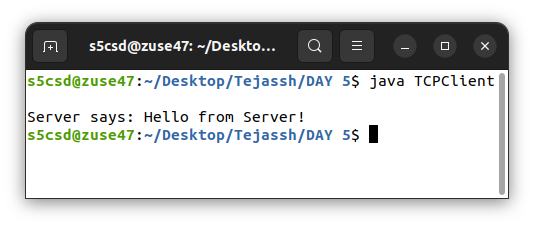
#> input picture TCP UDP Socket/TCPClient.png, 534 x 227 px, found by its file name
$ python -i build_codebook.py   (imports and definitions only)
#> lines starting #> are read from the running program, lines starting #| are printed output that depends on the picture
#!/usr/bin/env python3
"""Build the lab codebook from Java sources, PNG outputs and Familiarisation.docx.
Run: .venv/bin/python tools/build_codebook.py
The only new experiment source is Day 1/network_setup.sh. Familiarization
pages 9–11 contain study material and results, without screenshot placeholders.
"""
from __future__ import annotations

from io import BytesIO
from math import ceil
from pathlib import Path
import subprocess
from zipfile import ZipFile

from docx import Document
from docx.enum.section import WD_SECTION_START
from docx.enum.table import WD_CELL_VERTICAL_ALIGNMENT, WD_TABLE_ALIGNMENT
from docx.enum.text import WD_ALIGN_PARAGRAPH
from docx.oxml import OxmlElement
from docx.oxml.ns import qn
from docx.shared import Inches, Pt, RGBColor
from PIL import Image, ImageDraw, ImageFont

ROOT = Path(__file__).resolve().parent.parent
DEST = ROOT / 'Computer_Networks_Lab_Codebook.docx'
# [1 line that did not run here, left out]
# [1 line that did not run here, left out]
DATES = ['18/07/2026', '18/07/2026', '15/07/2026', '05/08/2026',
         '19/08/2026', '02/09/2026', '09/09/2026', '09/09/2026',
         '01/07/2026', '08/07/2026', '01/07/2026']
TITLES = [
    'Familiarization: Linux networking and automatic network configuration',
    'Client–server communication using TCP socket programming',
    'Client–server communication using UDP socket programming',
    'ARQ flow control: Stop-and-Wait, Go-Back-N and Selective Repeat',
    'Implementation and simulation of Distance Vector Routing',
    'Implementation and simulation of the Leaky Bucket algorithm',
    'Implementation of Simple Mail Transfer Protocol (SMTP)',
    'Implementation of File Transfer Protocol (FTP)',
    'Introduction to the Wireshark tool',
    'Familiarization with the NS2 simulator',
    'Study of Packet Tracer',
]
AIMS = [
    'Inspect Linux network configuration and automate IPv4 address, default gateway, connectivity test and routing capture.',
    'Exchange data between a TCP server and client, then explore chat and remote-calculator variants.',
    'Exchange a datagram and a response using UDP sockets.',
    'Observe retransmission after frame loss using three ARQ simulations.',
    'Calculate routing costs and next hops from an input cost matrix.',
    'Simulate a finite-capacity bucket with a fixed output rate and overflow queued for resend.',
    'Exchange SMTP-style greetings, envelope, message data and termination over a local socket.',
    'Transfer a text file from a client to a server over a local TCP connection.',
    'Learn to capture, filter and inspect network traffic with Wireshark.',
    'Understand topology creation, Tcl scenarios, trace files and NAM in NS2.',
    'Learn to assemble, configure and test a small virtual network in Packet Tracer.',
]
# A maximum of 49 source lines per code page leaves comfortable room for the
# title/aim/running note and avoids dependence on a particular Word renderer.
MAX_LINES = 49


# [15 lines left out: functions parts, filepages, not called in this run]


def outputs(day, groups):
    return [{'day': day, 'kind': 'images', 'items': group} for group in groups]


PAGES = [{'day': 1, 'kind': 'linux'}]
# [28 lines not run here, left out]
# [2 lines that did not run here, left out]


# [11 lines that did not run here, left out]


# [12 lines that did not run here, left out]


def label(doc, text, before=8):
    return para(doc, text, 10, True, after=4, before=before, align=WD_ALIGN_PARAGRAPH.LEFT,
                line=1)


# [72 lines left out: functions horizontal_rule, page_heading, add_code, terminal_image, not called in this run]


def photo_stream(path):
    # These are crops of the repository's original screenshots, not regenerated outputs.
#> called with path = '../TCP UDP Socket/TCPClient.png'
    im = Image.open(ROOT / path).convert('RGB')
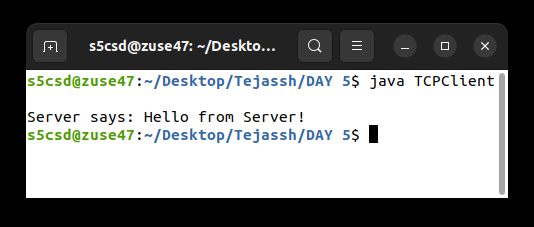
#> im: PIL image 534x227 RGB; mean R, G, B 131.5, 132.7, 132.5
    name = Path(path).name
    if im.width >= 750 and im.height >= 500:
        bottom = 360 if 'SMTPServer' in name else 290
        if name.startswith('LeakyBucket'): bottom = im.height
        im = im.crop((0, 0, im.width, min(bottom, im.height)))
    if path == 'DVR/day6.png':
        im = im.crop((0, 0, im.width, 822))
    stream = BytesIO()
    im.save(stream, 'PNG', optimize=True)
    stream.seek(0)
    return stream, im.size


# [60 lines left out: functions picture, images_page, linux_page, dryrun_page, not called in this run]


FAMILIAR = {
    9: {
        'overview': 'Wireshark is a free, open-source network protocol analyzer used to capture and examine packets as data travels through a network.',
        'features': [
            'Packet capture: records packets transmitted and received by a computer.',
            'Protocol analysis: examines TCP, UDP, HTTP, DNS and ICMP traffic.',
            'Packet details: shows source and destination IP addresses, ports, protocol and packet length.',
            'Display filters: isolates traffic of interest, such as tcp, udp or icmp.',
            'Troubleshooting: helps identify loss, retransmissions and connection failures.',
        ],
        'activity': 'Select a network interface, start a capture, apply a display filter and inspect a packet’s decoded fields.',
        'result': 'The Wireshark familiarization material describes capturing and analyzing packets with suitable filters to understand packet details and network protocols.',
    },
    10: {
        'overview': 'NS2 (Network Simulator 2) is a discrete-event simulator for designing and analyzing computer networks without a physical network.',
        'features': [
            'Network simulation: models virtual nodes, links and connections.',
            'Protocol study: investigates TCP, UDP, routing and MAC protocols.',
            'Tcl scripts: define scenarios and schedule simulated events.',
            'NAM: animates packet transmission and other network activity.',
            'Trace files: record transmission, reception and loss; support analysis of throughput, delay, loss and packet delivery ratio.',
        ],
        'activity': 'Study a simple Tcl network scenario and inspect its trace file or NAM animation.',
        'result': 'The NS2 familiarization material describes a basic simulation and the use of topologies, packet traces and performance analysis.',
    },
    11: {
        'overview': 'Cisco Packet Tracer is a simulation tool for building virtual networks without physical equipment. It provides routers, switches, PCs and servers that can be interconnected and configured.',
        'features': [
            'Network topology: place and connect virtual devices.',
            'Addressing and configuration: assign IP addresses and configure devices.',
            'Connectivity testing: use ping from a PC command prompt.',
            'Packet observation: watch data move through the virtual network.',
        ],
        'activity': 'Build a small two-PC network, assign addresses in one subnet and test connectivity with ping.',
        'result': 'The Packet Tracer familiarization material describes building a basic network, configuring devices and testing connectivity to understand addressing, topology and packet transmission.',
    },
}


# [157 lines left out: functions familiarization_page, set_num_start, add_field, make_cover, make_index, main, not called in this run]


# [2 lines not run here, left out]

>>> result = photo_stream('../TCP UDP Socket/TCPClient.png')

$ run again, on ARQ/GoBackN.png
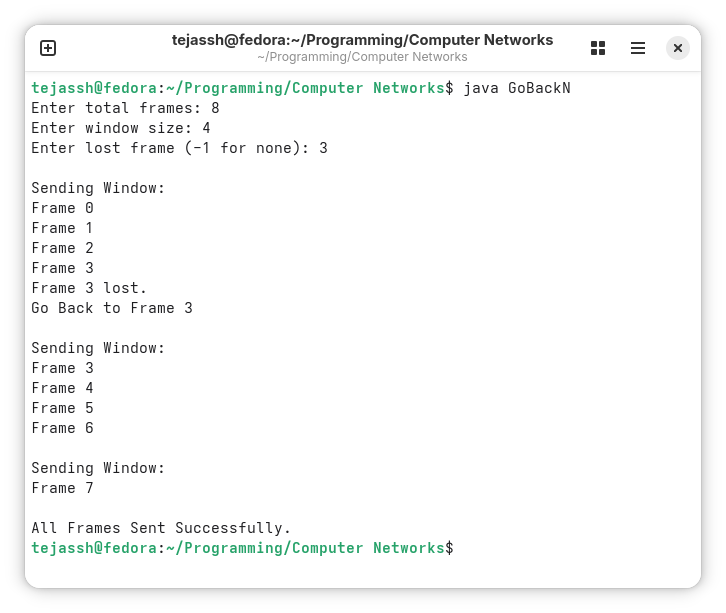
#> input picture ARQ/GoBackN.png, 726 x 613 px, found by its file name
#> in photo_stream, `im = Image.open(ROOT / path).convert('RGB')`:
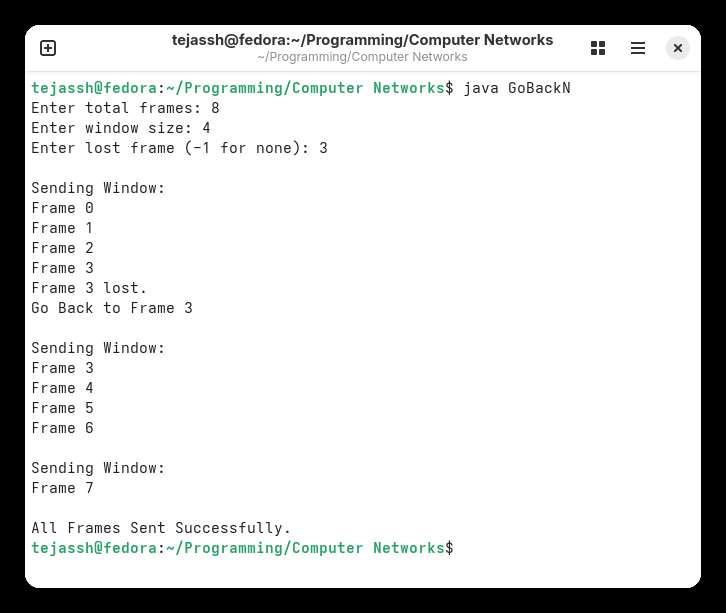
#> im: PIL image 726x613 RGB; mean R, G, B 212.7, 213.5, 213.1

$ run again, on ARQ/LeakyBucket.png
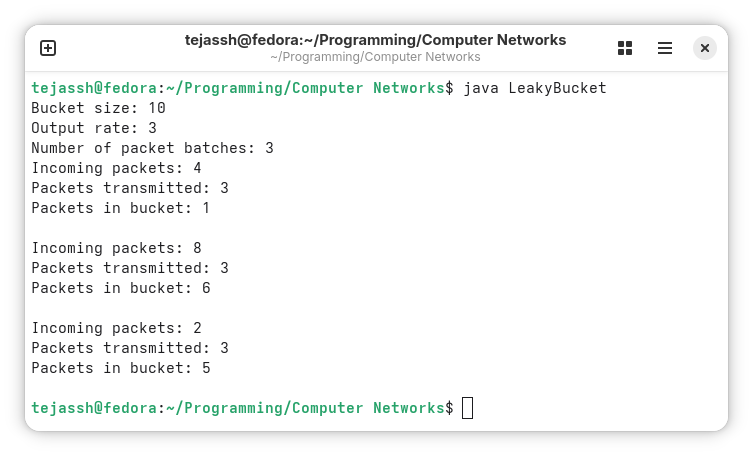
#> input picture ARQ/LeakyBucket.png, 753 x 456 px, found by its file name
#> in photo_stream, `im = Image.open(ROOT / path).convert('RGB')`:
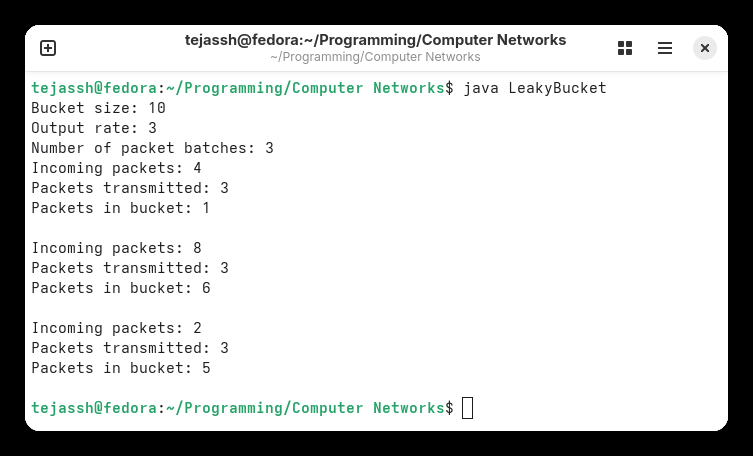
#> im: PIL image 753x456 RGB; mean R, G, B 204.8, 205.9, 205.5
